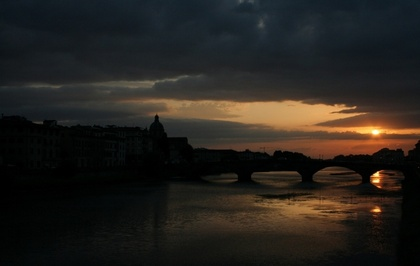
%> input picture low-light image enhancement/LHE/30.jpg, 420 x 266 px, shrunk from 960 x 608 before the run
$ octave --eval "coloraveragekuwahara_new;"   (GNU Octave 9; MATLAB toolbox functions it lacks are replaced by stand-ins)
%> lines starting %> are read from the running program, lines starting %| are printed output that depends on the picture
### low-light image enhancement/LHE/LHE_kuwahara/kuwaharafilt.m
function J = kuwaharafilt(I, varargin)
%KUWAHARAFILT Kuwahara filtering of images
%
%  J = kuwaharafilt(I) filters image I with 5x5 window
%
%  J = kuwaharafilt(I, r) filters image I with specific filter size.
%  `r` specify the window radius (please see below). This value must be an
%  even number greater than 0.
%
%    Case 1                             Case 2
%    ------                             ------
%    r = 2                              r = 4
%    ( a  a  ab   b  b)                 ( a  a  a  a  ab   b  b  b  b)
%    ( a  a  ab   b  b)                 ( a  a  a  a  ab   b  b  b  b)
%    (ac ac abcd bd bd)                 ( a  a  a  a  ab   b  b  b  b)
%    ( c  c  cd   d  d)                 ( a  a  a  a  ab   b  b  b  b)
%    ( c  c  cd   d  d)                 (ac ac ac ac abcd bd bd bd bd)
%                                       ( c  c  c  c  cd   d  d  d  d)
%    window size: 5x5                   ( c  c  c  c  cd   d  d  d  d)
%    sub-window size: 3x3               ( c  c  c  c  cd   d  d  d  d)
%                                       ( c  c  c  c  cd   d  d  d  d)
%
%                                       window size: 9x9
%                                       sub-window size: 5x5
%
%  Note
%  ----
%    - `variances` contains the sum of variances for each image channel,
%    not the mean.
%    - Variance is calculated by the mean of the square minus the square of
%    the mean.
%
options = parseInputs(I, varargin{:});

r = options.FilterRadius;
swr = r / 2;        % sub-window radius
sws = 2 * swr + 1;  % sub-window size
sz = [size(I) 1];
paddedImage = padarray(double(I), [r r], 'replicate', 'both');

% calculate mean and variance using the integral image method
means = zeros([sz(1:2)+2*swr sz(3)]);
variances = zeros(sz(1:2)+2*swr);
for ch = 1:sz(3)
    iInt1 = integralImage(paddedImage(:, :, ch));
    iInt2 = integralImage(paddedImage(:, :, ch).^2);
    means(:, :, ch) = integralBoxFilter(iInt1, [sws sws]);
    variances = variances...
        + integralBoxFilter(iInt2, [sws sws]) - means(:, :, ch).^2;
end

% rearrange sub-window variances into the 3rd dimension.
vars3D = cat(3,...
    variances(1:sz(1), 1:sz(2)),... a
    variances(1:sz(1), sws:end),... b
    variances(sws:end, 1:sz(2)),... c
    variances(sws:end, sws:end)); % d

% find sub-window that has min variance
[~, minSub] = min(vars3D, [], 3);

% arrange lookup indices
[x, y] = meshgrid((1:sz(2))+swr, (1:sz(1))+swr);
subwinOffsets = [-1 1]*swr + [-1; 1]*swr*(sz(1)+2*swr);
lookupIndices = y + (x-1)*(sz(1)+2*swr) + subwinOffsets(minSub);
channelOffsets = (0:sz(3)-1) * prod(sz(1:2)+2*swr);
lookupIndices = lookupIndices + reshape(channelOffsets, [1 1 sz(3)]);

J = cast(means(lookupIndices), 'like', I);

end

function options = parseInputs(I, varargin)

narginchk(1, 2);

validateImage(I);

options = struct('FilterRadius', 2);
if nargin == 2
    options.FilterRadius = varargin{1};
    validateFilterRadius(varargin{1});
end

end

function validateImage(I)

supportedTypes = {...
    'uint8', 'uint16', 'uint32',...
    'int8', 'int16', 'int32', ...
    'single', 'double'};
supportedAttributes = {'real', 'nonsparse'};
validateattributes(I, supportedTypes, supportedAttributes, mfilename, 'I');

end

function validateFilterRadius(r)

if r < 2 || mod(r, 2) ~= 0
    error('`r` must be an even number greater than 0 (got %d)', r);
end

end

### low-light image enhancement/LHE/LHE_kuwahara/coloraveragekuwahara_new.m
%主函数

function coloraveragekuwahara_new()
I=imread('30.jpg');
%> I is the input picture: size 266x420x3 uint8; mean R, G, B 37.5, 33.8, 29.1
% imshow(I);
I1=I(:,:,1);%提取红色分量
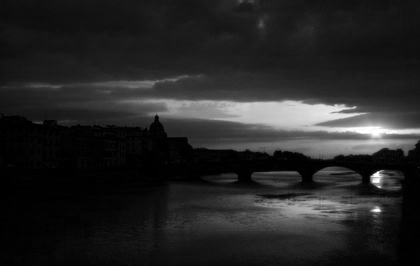
%> I1: size 266x420 uint8; min 0, max 255, mean 37.5
I2=I(:,:,2);%提取绿色分量
I3=I(:,:,3);%提取蓝色分量
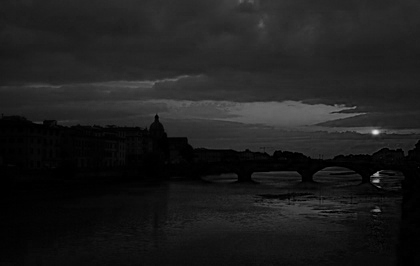
%> I3: size 266x420 uint8; min 0, max 230, mean 29.1
I1=histogram(I1);   %构造的函数
I2=histogram(I2);
I3=histogram(I3);
c=cat(3,I1,I2,I3);  %cat用于构造多维数组
% figure,imshow(I);
% figure,imshow(c);
% imwrite(c,'LHE_enhanced_tree.jpg');

%% kuwahara
I_1 = c;

radiuses = 2;%subwindow:17X17
             %neighbourhoods:9X9

r = radiuses;
J = kuwaharafilt(I_1, r);
% [6 lines not run here, left out]
function d=histogram(I)%构造histogram函数
J=I;
[m,n]=size(I);      %确定矩阵大小
%> m = 266; n = 420
area=m*n;
%> area = 111720
a=zeros(1,256);     %产生1*256的零矩阵a,用来存放原始图像各个灰度值的个数
b=zeros(1,256);
for i=1:m           %记录各个灰度值的个数
    for j=1:n
        d=I(i,j)+1;   %获取(i,j)位置的灰度值(注意：灰度值为0-255，对应矩阵的1-256）
        a(1,d)=a(1,d)+1;    %矩阵a上对应灰度值的计数+1
    end
end
%> after the loop, a = 256 values, max 5919 at index 2, min 0 at index 256, mean 436.4
for i=1:256         %均衡化
    sum=0;
    for j=1:i
        sum=sum+a(1,j);
    end
    b(1,i)=sum*255/area;
end
%> after the loop, b = 256 values from 9.6 to 255
for i=1:m           %用均衡化后的数据代替原位置的数据
    for j=1:n
        d=J(i,j)+1;
        J(i,j)=b(1,d);
    end
end
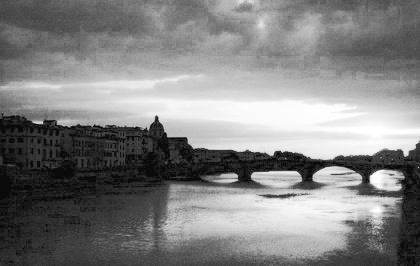
%> J: size 266x420 uint8; min 10, max 255, mean 129.8
d=J;
%> after the loop in histogram (call 2), `for i=1:m`: a = 256 values, max 4086 at index 4, min 0 at index 216, mean 436.4
%> after the loop in histogram (call 2), `for i=1:256`: b = 256 values from 4.36 to 255
%> after the loop in histogram (call 2), `for i=1:m`:
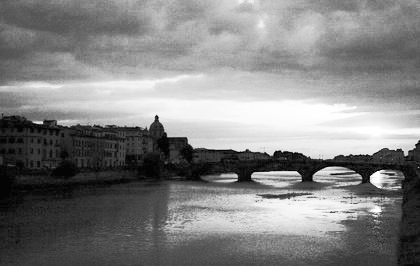
%> J: size 266x420 uint8; min 4, max 255, mean 129.7
%> after the loop in histogram (call 3), `for i=1:m`: a = 256 values, max 4287 at index 3, min 0 at index 122, mean 436.4
%> after the loop in histogram (call 3), `for i=1:256`: b = 256 values from 9.3 to 255
%> after the loop in histogram (call 3), `for i=1:m`:
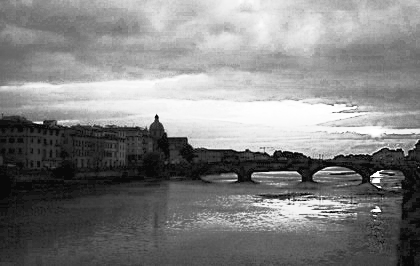
%> J: size 266x420 uint8; min 9, max 255, mean 129.9
%> in coloraveragekuwahara_new, `c=cat(3,I1,I2,I3);`:
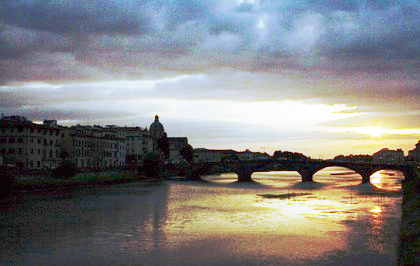
%> c: size 266x420x3 uint8; mean R, G, B 129.8, 129.7, 129.9
%> in parseInputs, `options.FilterRadius = varargin{1};`: options.FilterRadius = 2
%> in kuwaharafilt, `options = parseInputs(I, varargin{:});`: options = {FilterRadius 2}
%> in kuwaharafilt, `r = options.FilterRadius;`: r = 2
%> in kuwaharafilt, `swr = r / 2;`: swr = 1
%> in kuwaharafilt, `sws = 2 * swr + 1;`: sws = 3
%> in kuwaharafilt, `means = zeros([sz(1:2)+2*swr sz(3)]);`: means: size 268x422x3 double; every value is 0
%> in kuwaharafilt, `variances = zeros(sz(1:2)+2*swr);`: variances: size 268x422 double; every value is 0
%> the loop in kuwaharafilt, `for ch = 1:sz(3)` made 1 pass
%> pass 1, in kuwaharafilt, `iInt1 = integralImage(paddedImage(:, :, ch));`:
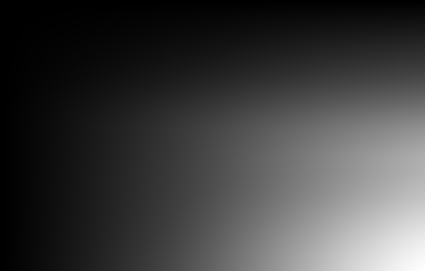
%> iInt1: size 271x425 double; min 0, max 14729582, mean 3626086.9; drawn with min black and max white
%> the run ends on the next line

$ run again, with low-light image enhancement/LHE/car.jpg copied over low-light image enhancement/LHE/30.jpg
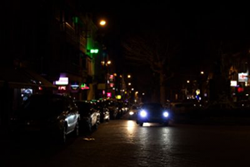
%> input picture low-light image enhancement/LHE/car.jpg, 250 x 167 px
%> in coloraveragekuwahara_new, I is the input picture: size 167x250x3 uint8; mean R, G, B 17.9, 12.5, 10.7
%> after the loop in histogram, `for i=1:m`: a = 256 values, max 5732 at index 3, min 0 at index 217, mean 163.1
%> after the loop in histogram, `for i=1:256`: b = 256 values from 18.65 to 255
%> after the loop in histogram (call 2), `for i=1:m`: a = 256 values, max 10332 at index 1, min 0 at index 209, mean 163.1
%> after the loop in histogram (call 2), `for i=1:256`: b = 256 values from 63.11 to 255
%> after the loop in histogram (call 2), `for i=1:m`:
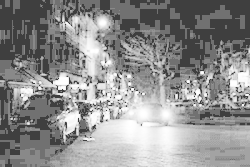
%> J: size 167x250 uint8; min 63, max 255, mean 142.5
%> options.FilterRadius = 2
%> options = {FilterRadius 2}
%> r = 2
%> swr = 1
%> sws = 3
%> means: size 169x252x3 double; every value is 0
%> variances: size 169x252 double; every value is 0
%> the loop in kuwaharafilt, `for ch = 1:sz(3)` made 1 pass
%> pass 1, in kuwaharafilt, `iInt1 = integralImage(paddedImage(:, :, ch));`:
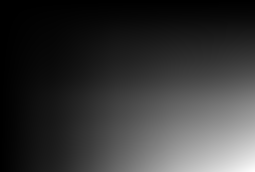
%> iInt1: size 172x255 double; min 0, max 5792670, mean 1234142; drawn with min black and max white

$ run again, with low-light image enhancement/LHE/tree.jpg copied over low-light image enhancement/LHE/30.jpg
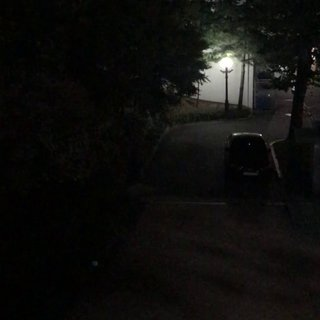
%> input picture low-light image enhancement/LHE/tree.jpg, 320 x 320 px
%> in coloraveragekuwahara_new, I is the input picture: size 320x320x3 uint8; mean R, G, B 15.2, 14.9, 12.9
%> after the loop in histogram, `for i=1:m`: a = 256 values, max 8443 at index 4, min 0 at index 239, mean 400
%> after the loop in histogram, `for i=1:256`: b = 256 values from 3.97 to 255
%> after the loop in histogram (call 2), `for i=1:m`: a = 256 values, max 8663 at index 4, min 0 at index 238, mean 400
%> after the loop in histogram (call 2), `for i=1:256`: b = 256 values from 1.75 to 255
%> after the loop in histogram (call 2), `for i=1:m`:
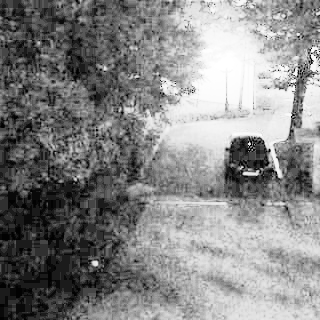
%> J: size 320x320 uint8; min 2, max 255, mean 133.4
%> options.FilterRadius = 2
%> options = {FilterRadius 2}
%> r = 2
%> swr = 1
%> sws = 3
%> means: size 322x322x3 double; every value is 0
%> variances: size 322x322 double; every value is 0
%> the loop in kuwaharafilt, `for ch = 1:sz(3)` made 1 pass
%> pass 1, in kuwaharafilt, `iInt2 = integralImage(paddedImage(:, :, ch).^2);`:
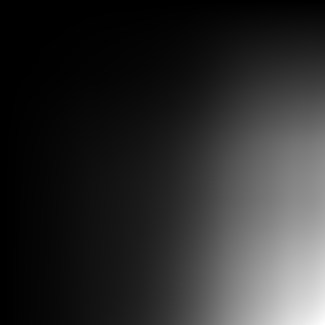
%> iInt2: size 325x325 double; min 0, max 2376992182, mean 418559714; drawn with min black and max white
